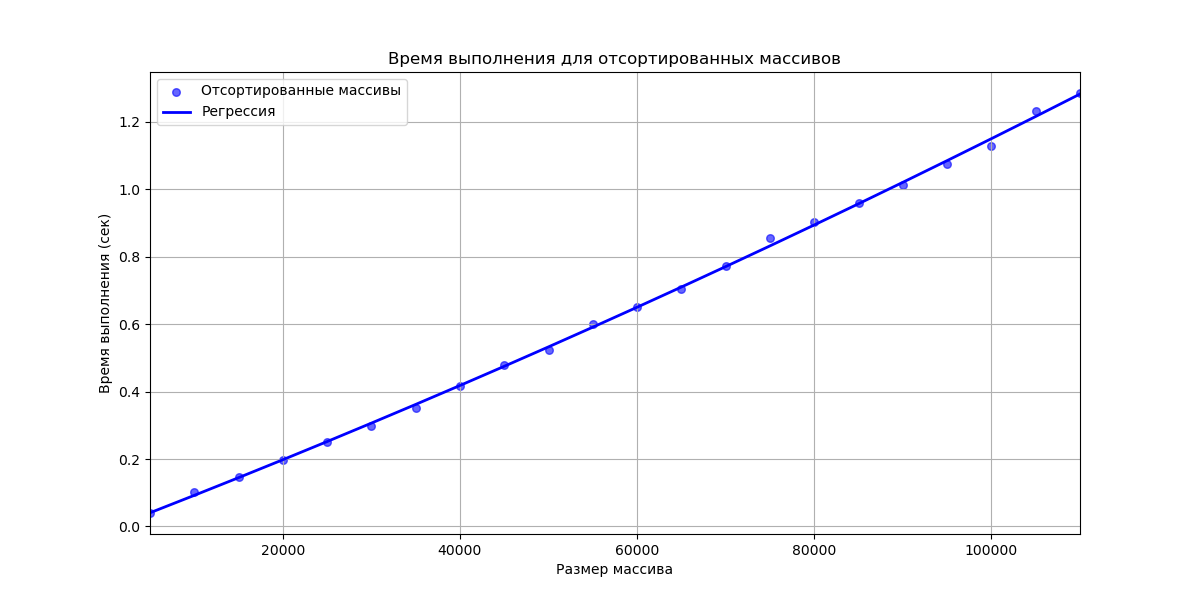

Python code for this plot:
import numpy as np
import matplotlib.pyplot as plt
from sklearn.preprocessing import PolynomialFeatures
from sklearn.linear_model import LinearRegression
import time

def merge_sort(arr):
    if len(arr) > 1:
        mid = len(arr) // 2 
        left_half = arr[:mid]  
        right_half = arr[mid:] 

        merge_sort(left_half) 
        merge_sort(right_half)

        i = j = k = 0 

        while i < len(left_half) and j < len(right_half):
            if left_half[i] < right_half[j]:
                arr[k] = left_half[i]
                i += 1
            else:
                arr[k] = right_half[j]
                j += 1
            k += 1

        while i < len(left_half):
            arr[k] = left_half[i]
            i += 1
            k += 1

        while j < len(right_half):
            arr[k] = right_half[j]
            j += 1
            k += 1
            
    return arr  

np.random.seed(42)

sizes = np.arange(5000, 110001, 5000)

times_sorted = []

for size in sizes:
    arr_sorted = np.arange(size) 
    start_time = time.time()  
    merge_sort(arr_sorted)  
    end_time = time.time()  
    times_sorted.append(end_time - start_time)
    print(size, end_time - start_time)

poly = PolynomialFeatures(degree=2)
N_b_poly_sorted = poly.fit_transform(sizes.reshape(-1, 1))
model_sorted = LinearRegression()
model_sorted.fit(N_b_poly_sorted, times_sorted)
y_predict_sorted = model_sorted.predict(N_b_poly_sorted)

plt.figure(figsize=(12, 6))
plt.scatter(sizes, times_sorted, label='Отсортированные массивы', color='blue', alpha=0.6, s=30)
plt.plot(sizes, y_predict_sorted, label='Регрессия', color='blue', linewidth=2)
plt.title('Время выполнения для отсортированных массивов')
plt.xlabel('Размер массива')
plt.ylabel('Время выполнения (сек)')
plt.xlim(5000, 110000)
plt.grid()
plt.legend()
plt.show()
